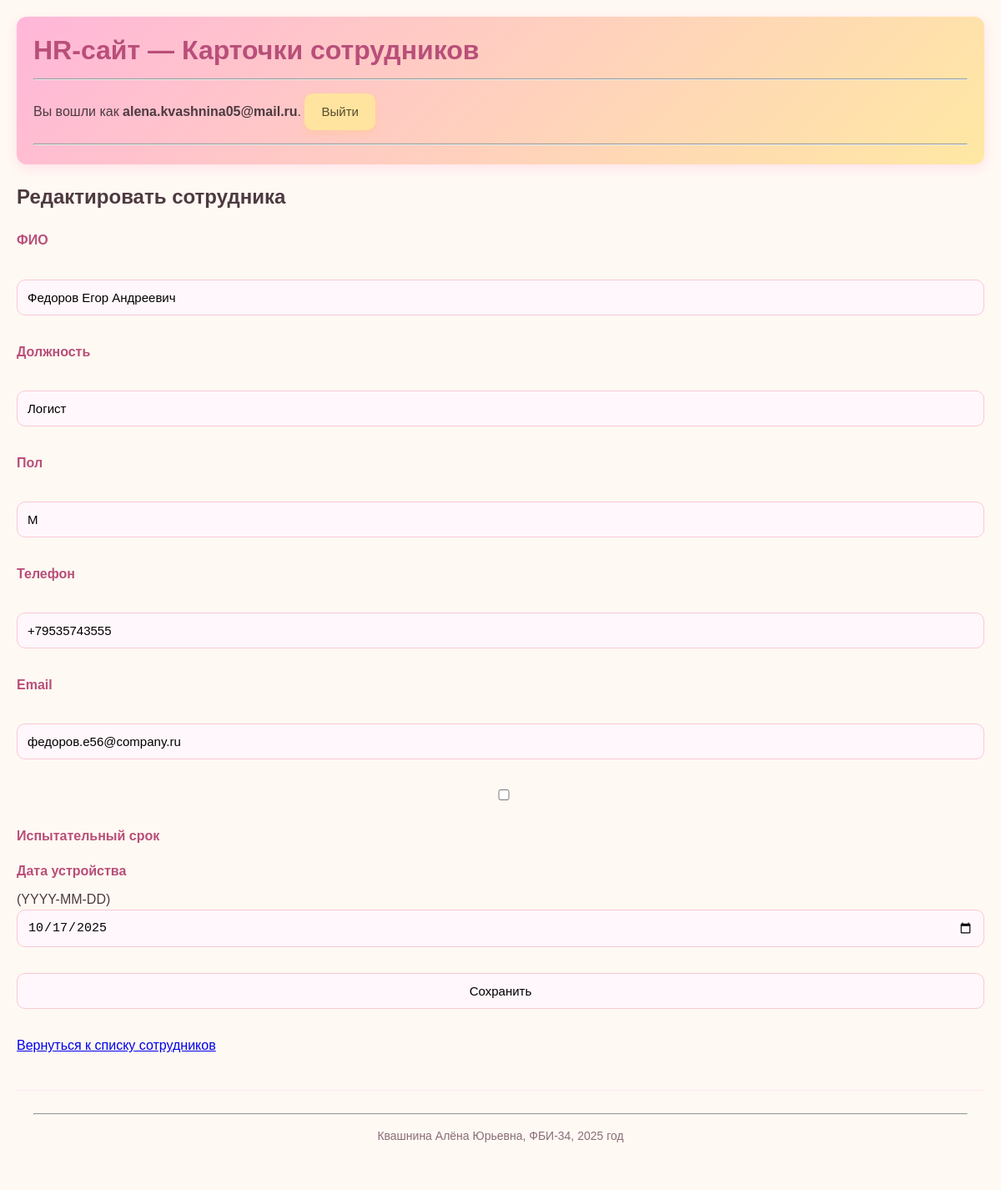
The app's page /hr/employee/edit/2 (signed in) with its own data.
### models1.py (models this page shows)
class Employee(db.Model):
    id = db.Column(db.Integer, primary_key=True)
    full_name = db.Column(db.String(120), nullable=False)
    position = db.Column(db.String(120), nullable=False)
    gender = db.Column(db.String(20), nullable=False)
    phone = db.Column(db.String(50))
    email = db.Column(db.String(120))
    probation = db.Column(db.Boolean, default=False)
    hire_date = db.Column(db.Date)

### hr_app.py (the view, shortened to what this page needs)
@hr.route("/employee/edit/<int:id>", methods=["GET", "POST"])
def edit_employee(id):
    if not is_logged_in():
        flash("Для редактирования необходимо войти в систему", "warning")
        return redirect(url_for("hr.login"))
    emp = Employee.query.get_or_404(id)
    form = EmployeeForm(obj=emp)
    return render_template("employee_form1.html", form=form, action="Редактировать сотрудника")

### forms1.py
class EmployeeForm(FlaskForm):
    full_name = StringField("ФИО", validators=[DataRequired()])
    position = StringField("Должность", validators=[DataRequired()])
    gender = StringField("Пол", validators=[DataRequired()])
    phone = StringField("Телефон")
    email = StringField("Email", validators=[Email()])
    probation = BooleanField("Испытательный срок")
    hire_date = DateField("Дата устройства", format="%Y-%m-%d")
    submit = SubmitField("Сохранить")

### hr_app.py (called while the page is built)
def is_logged_in():
    return "user_id" in session

### templates/templates1/employee_form1.html (shortened to what this page needs)
{% extends 'base1.html' %}
{% block content %}
<h2>{{ action }}</h2>
<form method="post">
    <p>
        {{ form.full_name.label }}<br>
        {{ form.full_name(size=50) }}
    </p>
    <p>
        {{ form.position.label }}<br>
        {{ form.position(size=50) }}
    </p>
    <p>
        {{ form.gender.label }}<br>
        {{ form.gender(size=10) }}
    </p>
    <p>
        {{ form.phone.label }}<br>
        {{ form.phone(size=20) }}
    </p>
    <p>
        {{ form.email.label }}<br>
        {{ form.email(size=50) }}
    </p>
    <p>
        {{ form.probation() }} {{ form.probation.label }}
    </p>
    <p>
        {{ form.hire_date.label }} (YYYY-MM-DD)<br>
        {{ form.hire_date() }}
    </p>
    <p>{{ form.submit() }}</p>
</form>
<p><a href="{{ url_for('hr.index') }}">Вернуться к списку сотрудников</a></p>
{% endblock %}

### static/static1/style1.css (style rules this page uses)
body { font-family: Arial, sans-serif; margin: 20px; background: #fff9f3; color: #4d3a41; line-height: 1.6; }
label { font-weight: bold; color: #b84f79; display: block; margin-bottom: 8px; margin-top: 15px; }
input, select, textarea { width: 100%; padding: 12px; border: 1px solid #f7c9d6; border-radius: 10px; margin-bottom: 15px; background: #fff7fb; box-sizing: border-box; font-size: 15px; }

### records on screen
Employee: full_name "Федоров Егор Андреевич", position "Логист", gender "М", phone "+79535743555", email "федоров.е56@company.ru", hire_date "10/17/2025"

### other values on screen
{{ session.get('username') }} "alena.kvashnina05@mail.ru"
{{ action }} "Редактировать сотрудника"
